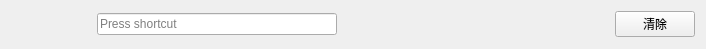
<?xml version="1.0" encoding="UTF-8"?>
<ui version="4.0">
 <class>ShortCutItemWidget</class>
 <widget class="QWidget" name="ShortCutItemWidget">
  <property name="geometry">
   <rect>
    <x>0</x>
    <y>0</y>
    <width>706</width>
    <height>49</height>
   </rect>
  </property>
  <property name="windowTitle">
   <string>Form</string>
  </property>
  <property name="styleSheet">
   <string notr="true"/>
  </property>
  <layout class="QHBoxLayout" name="horizontalLayout">
   <item>
    <widget class="QLabel" name="lblCaption">
     <property name="minimumSize">
      <size>
       <width>80</width>
       <height>0</height>
      </size>
     </property>
     <property name="text">
      <string/>
     </property>
    </widget>
   </item>
   <item>
    <widget class="QKeySequenceEdit" name="edtShortcut">
     <property name="minimumSize">
      <size>
       <width>240</width>
       <height>0</height>
      </size>
     </property>
     <property name="maximumSize">
      <size>
       <width>240</width>
       <height>16777215</height>
      </size>
     </property>
    </widget>
   </item>
   <item>
    <spacer name="horizontalSpacer">
     <property name="orientation">
      <enum>Qt::Horizontal</enum>
     </property>
     <property name="sizeHint" stdset="0">
      <size>
       <width>267</width>
       <height>20</height>
      </size>
     </property>
    </spacer>
   </item>
   <item>
    <widget class="QPushButton" name="btnClear">
     <property name="text">
      <string>清除</string>
     </property>
    </widget>
   </item>
  </layout>
 </widget>
 <resources/>
 <connections/>
</ui>
